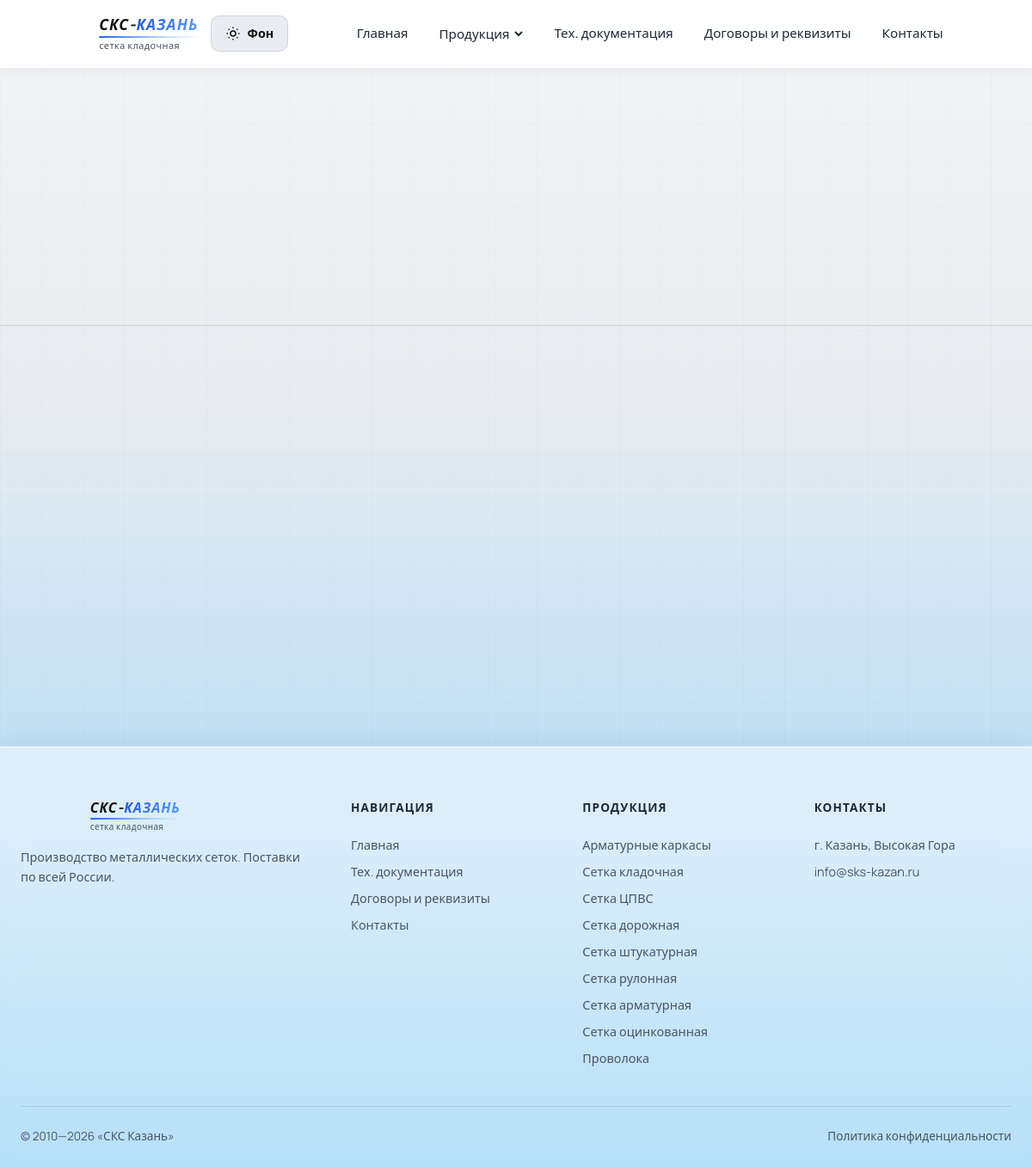
The page /docs/ on the database its author committed.
### catalog/models.py (models this page shows, shortened)
class Category(models.Model):
    name = models.CharField('Название', max_length=200)
    slug = models.SlugField('URL', unique=True)
    description = models.TextField('Описание', blank=True)
    short_description = models.CharField('Краткое описание', max_length=300, blank=True)
    order = models.PositiveIntegerField('Порядок', default=0)
    is_featured = models.BooleanField('На главной', default=False)
    hero_tagline = models.CharField('Слоган для слайдера', max_length=300, blank=True)
    hero_features = models.TextField('Пункты слайдера (по строке)', blank=True)
    hero_image = models.CharField('Изображение для слайдера', max_length=200, blank=True)
    class Meta:
        ordering = ['order', 'name']
        verbose_name = 'Категория'
        verbose_name_plural = 'Категории'
    def get_absolute_url(self):
        return reverse('catalog:category', kwargs={'slug': self.slug})

### catalog/views.py (the view)
# urls.py: path('docs/', views.docs, name='docs'),
def docs(request):
    return render(request, 'catalog/docs.html', {
        'breadcrumbs': [{'label': 'Тех. документация'}],
    })

### catalog/context_processors.py (called while the page is built)
def nav_categories(request):
    return {'nav_categories': visible_categories()}

### catalog/models.py (called while the page is built)
def normalize_kladochnaya_category(category):
    if category and category.slug == KLADOCHNAYA_LEGACY_SLUG:
        category.name = 'Сетка кладочная'
        category.short_description = 'Кладочная сетка в картах для армирования кладки'
        category.description = (
            'Кладочная сетка продаётся с ячейками 50×50, 100×100, 150×150 и 200×200. Карты популярных размеров '
            'для армирования стен из кирпича, блоков и других материалов.'
        )
        category.hero_tagline = 'Популярные размеры для кладочных работ'
        category.hero_features = 'Ячейки 50×50, 100×100, 150×150 и 200×200\nКарты от 0,1×2 до 2×3\nДля кирпича, блоков и монолитных работ'
    return category

def has_legacy_kladochnaya_category():
    return Category.objects.filter(slug=KLADOCHNAYA_LEGACY_SLUG).exists()

def visible_categories():
    categories = Category.objects.all()
    if has_legacy_kladochnaya_category():
        categories = categories.exclude(slug=KLADOCHNAYA_SLUG)
    return [normalize_kladochnaya_category(category) for category in categories]

### templates/catalog/docs.html (shortened to what this page needs)
{% extends 'base.html' %}
{% block content %}
<section class="page-hero">
    <div class="container">
    </div>
</section>
<section class="section">
    <div class="container">
        <div class="docs-grid">
        </div>
    </div>
</section>
{% endblock %}

### templates/base.html (shortened to what this page needs)
{% load static %}
<!DOCTYPE html>
<html lang="ru">
<head>
    <link rel="stylesheet" href="{% static 'css/main.css' %}">
</head>
<body>
    <div class="page-bg"></div>
    <div class="mesh-overlay" aria-hidden="true"></div>
    <header class="site-header" id="header">
        <div class="header-main">
            <div class="container header-main-inner">
                <div class="header-brand">
                    <a href="{% url 'catalog:home' %}" class="logo" aria-label="СКС-КАЗАНЬ — сетка кладочная">
                        <span class="logo-icon" aria-hidden="true">
                            {% include "includes/logo_icon.html" %}
                        </span>
                        <span class="logo-text">
                            <span class="logo-title">СКС-<span class="accent">КАЗАНЬ</span></span>
                            <span class="logo-rule"></span>
                            <span class="logo-subtitle">сетка кладочная</span>
                        </span>
                    </a>
                    <button class="theme-toggle" id="themeToggle" type="button" aria-label="Сменить фон" title="Сменить фон">
                        <svg class="icon-sun" viewBox="0 0 24 24" fill="none" aria-hidden="true">
                            <circle cx="12" cy="12" r="4" stroke="currentColor" stroke-width="2"/>
                            <path d="M12 2v2M12 20v2M4.93 4.93l1.41 1.41M17.66 17.66l1.41 1.41M2 12h2M20 12h2M4.93 19.07l1.41-1.41M17.66 6.34l1.41-1.41" stroke="currentColor" stroke-width="2"/>
                        </svg>
                        <span class="theme-toggle-label">Фон</span>
                    </button>
                </div>
                <nav class="main-nav" id="mainNav">
                    <a href="{% url 'catalog:home' %}" class="nav-link {% if request.resolver_match.url_name == 'home' %}active{% endif %}">Главная</a>
                    <div class="nav-dropdown">
                        <button class="nav-link nav-dropdown-toggle" type="button">
                            Продукция
                            <svg width="12" height="12" viewBox="0 0 12 12"><path d="M2 4l4 4 4-4" stroke="currentColor" stroke-width="2" fill="none"/></svg>
                        </button>
                    </div>
                    <a href="{% url 'catalog:docs' %}" class="nav-link">Тех. документация</a>
                    <a href="{% url 'catalog:contracts' %}" class="nav-link">Договоры и реквизиты</a>
                    <a href="{% url 'catalog:contacts' %}" class="nav-link">Контакты</a>
                </nav>
            </div>
        </div>
    </header>
    <main>{% block content %}{% endblock %}</main>
    <footer class="site-footer">
        <div class="container">
            <div class="footer-grid">
                <div class="footer-brand">
                    <a href="{% url 'catalog:home' %}" class="logo logo-footer" aria-label="СКС-КАЗАНЬ — сетка кладочная">
                        <span class="logo-icon" aria-hidden="true">
                            {% include "includes/logo_icon.html" %}
                        </span>
                        <span class="logo-text">
                            <span class="logo-title">СКС-<span class="accent">КАЗАНЬ</span></span>
                            <span class="logo-rule"></span>
                            <span class="logo-subtitle">сетка кладочная</span>
                        </span>
                    </a>
                    <p>Производство металлических сеток. Поставки по всей России.</p>
                </div>
                <div class="footer-col">
                    <h4>Навигация</h4>
                    <a href="{% url 'catalog:home' %}">Главная</a>
                    <a href="{% url 'catalog:docs' %}">Тех. документация</a>
                    <a href="{% url 'catalog:contracts' %}">Договоры и реквизиты</a>
                    <a href="{% url 'catalog:contacts' %}">Контакты</a>
                </div>
                <div class="footer-col">
                    <h4>Продукция</h4>
                    {% for cat in nav_categories %}
                    <a href="{{ cat.get_absolute_url }}">{{ cat.name }}</a>
                    {% endfor %}
                </div>
                <div class="footer-col">
                    <h4>Контакты</h4>
                    <p>г. Казань, Высокая Гора</p>
                    <a href="mailto:info@sks-kazan.ru">info@sks-kazan.ru</a>
                </div>
            </div>
            <div class="footer-bottom">
                <span>© 2010—2026 «СКС Казань»</span>
                <a href="#">Политика конфиденциальности</a>
            </div>
        </div>
    </footer>
</body>
</html>

### templates/includes/logo_icon.html
{% load static %}
<img src="{% static 'img/logo-mark.png' %}" alt="" class="logo-mark" width="1024" height="595" decoding="async">

### rows shown on the page
Category: name "Арматурные каркасы"
Category: name "Сетка кладочная"
Category: name "Сетка ЦПВС"
Category: name "Сетка дорожная"
Category: name "Сетка штукатурная"
Category: name "Сетка рулонная"
Category: name "Сетка арматурная"
Category: name "Сетка оцинкованная"
Category: name "Проволока"
